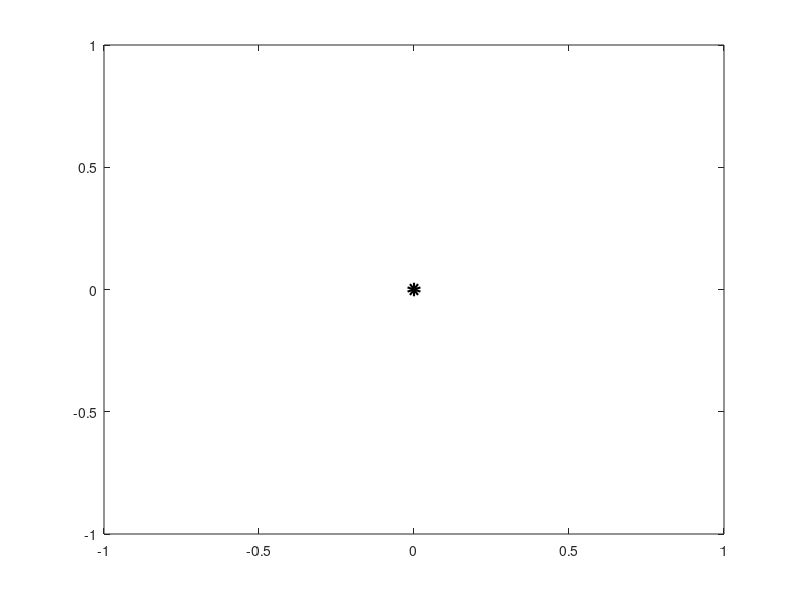

The MATLAB source for this figure: (Note: this script raises an error after producing the figure.)
close all
clc
clear

% load functions
addpath('utils');
addpath('mapper_kf');

% GLOBAL VARS
global h_fov
global v_fov
global img_w
global img_h

h_fov = pi/4;
v_fov = pi/4;
img_w = 1292;
img_h = 964;

% INPUT DATA
trunks = [1, 0.8;
          2, 0.8; 
          1,-0.8; 
          2,-0.8];

j = 4;
      
vx  = 0.005;
vy  = 0;
vth = 0;
delta_x  = [0, 0, 0];
delta_y  = [0, 0, 0];
delta_th = [0, 0, 0];

% LOCAL VARS
n_iters  = 50;
robot_px = 0;
robot_py = 0;

% MAIN LOOP
figure(1)
plot(0, 0, 'ko', 'MarkerSize', 5, 'LineWidth', 5); % draw circle on origin
hold on

for i = 1:n_iters
    tmp_x = robot_px;
    tmp_y = robot_py;
    
    %delta_th(i) = (rand(1) - 0.5) * (10 * pi / 180);
    delta_th(i) = 0;
    delta_x(i)  = vx * cos(delta_th(i));
    delta_y(i)  = vx * sin(delta_th(i));
    
    robot_px = robot_px + delta_x(i);
    robot_py = robot_py + delta_y(i); 
       
    m_prev = atan((trunks(j,2) - tmp_y)    / (trunks(j,1) - tmp_x))    + (5*pi/180) * ((rand(1) - 0.5)*0);
    m_curr = atan((trunks(j,2) - robot_py) / (trunks(j,1) - robot_px)) + (5*pi/180) * ((rand(1) - 0.5)*0);
    
    X_prev(i) = thetaToColumn(m_prev);
    X_curr(i) = thetaToColumn(m_curr);
end

P = [0.3, 0;
     0, 0.4];
 
if X_prev(1) > img_w/2
    p = pf_init(1);
else
    p = pf_init(0);
end

p_robot_px = 0;
p_robot_py = 0;
p_robot_th = 0;
c_robot_px = 0;
c_robot_py = 0;
c_robot_th = 0;
for i = 1:n_iters
    p_robot_x  = c_robot_px;
    p_robot_y  = c_robot_py; 
    p_robot_th = c_robot_th;
    p_pose = [p_robot_x, p_robot_y, p_robot_th];

    c_robot_px = c_robot_px + (delta_x(i) + rand(1) * delta_x(i) * 0.1);
    c_robot_py = c_robot_py + (delta_y(i) + rand(1) * delta_x(i) * 0.1); 
    c_robot_th = c_robot_th + delta_th(i);
    c_pose = [c_robot_px, c_robot_py, c_robot_th];
       
    c_col   = X_curr(i);
    p_col   = X_prev(i);
    z       = processObsv(p_col, c_col, delta_p);
    
    % computation of the covariance of the observation
    % - dependes on if it is/isnt inside the camera field of view
    % - displacement to the predicted y value
    x  = z(1) * cos(z(2)) + p_robot_x;
    y  = z(1) * sin(z(2)) + p_robot_y;
    th = z(2);
    abs_min_thtol = -h_fov/2 + p_robot_th;
    abs_max_thtol = +h_fov/2 + p_robot_th;
    is_inside = ~(th < abs_min_thtol || th > abs_max_thtol || norm([p_robot_x, p_robot_y] - [x,y]) > 4);
    
    dist_y   = (y - l_(2));
    dist_th  = NormalizeAng(atan2(y,x) - atan2(l_(2),l_(1)));
    R = [~is_inside*1000 + std_y * (dist_y * dist_y), 0;
         0, ~is_inside*1000 + std_th*(dist_th*dist_th)];
    
    % kalman filter invocation
    r = [p_robot_x, p_robot_y, p_robot_th]';
    [l,P] = kf(r,l,z,P,R);
    X(i -  inc,:) = l;
    figure(1)
    plot(l(1), l(2), 'ro', 'MarkerSize', 2, 'LineWidth', 2);
    plot(p_robot_x, p_robot_y, 'ko', 'MarkerSize', 2, 'LineWidth', 2);
    
    figure(2)
    hold on
    plot(x, y, 'ko', 'MarkerSize', 2, 'LineWidth', 2);
    Y(i - inc,:) = [x,y];
end

std_x = std(X(:,1));
std_y = std(X(:,2));
mean_x = mean(X(:,1));
mean_y = mean(X(:,2));
figure(1)
plotEllipses([mean_x,mean_y], [std_x,std_y]);

std_x = std(Y(:,1));
std_y = std(Y(:,2));
mean_x = mean(Y(:,1));
mean_y = mean(Y(:,2));
figure(2)
plotEllipses([mean_x,mean_y], [std_x,std_y]);
